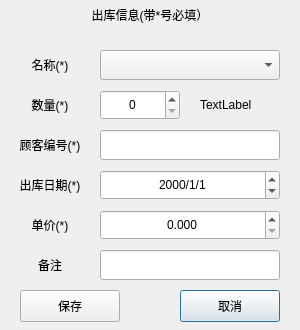
<?xml version="1.0" encoding="UTF-8"?>
<ui version="4.0">
 <class>SaleDialog</class>
 <widget class="QDialog" name="SaleDialog">
  <property name="geometry">
   <rect>
    <x>0</x>
    <y>0</y>
    <width>300</width>
    <height>330</height>
   </rect>
  </property>
  <property name="windowTitle">
   <string>Dialog</string>
  </property>
  <widget class="QLabel" name="label_6">
   <property name="geometry">
    <rect>
     <x>10</x>
     <y>170</y>
     <width>80</width>
     <height>30</height>
    </rect>
   </property>
   <property name="text">
    <string>出库日期(*)</string>
   </property>
   <property name="alignment">
    <set>Qt::AlignCenter</set>
   </property>
  </widget>
  <widget class="QLabel" name="label_10">
   <property name="geometry">
    <rect>
     <x>20</x>
     <y>210</y>
     <width>60</width>
     <height>30</height>
    </rect>
   </property>
   <property name="text">
    <string>单价(*)</string>
   </property>
   <property name="alignment">
    <set>Qt::AlignCenter</set>
   </property>
  </widget>
  <widget class="QSpinBox" name="quantityBox">
   <property name="geometry">
    <rect>
     <x>100</x>
     <y>90</y>
     <width>80</width>
     <height>30</height>
    </rect>
   </property>
   <property name="alignment">
    <set>Qt::AlignCenter</set>
   </property>
   <property name="maximum">
    <number>32767</number>
   </property>
  </widget>
  <widget class="QLineEdit" name="customerEdit">
   <property name="geometry">
    <rect>
     <x>100</x>
     <y>130</y>
     <width>180</width>
     <height>30</height>
    </rect>
   </property>
   <property name="maxLength">
    <number>45</number>
   </property>
  </widget>
  <widget class="QLabel" name="label_5">
   <property name="geometry">
    <rect>
     <x>10</x>
     <y>130</y>
     <width>80</width>
     <height>30</height>
    </rect>
   </property>
   <property name="text">
    <string>顾客编号(*)</string>
   </property>
   <property name="alignment">
    <set>Qt::AlignCenter</set>
   </property>
  </widget>
  <widget class="QPushButton" name="cancelButton">
   <property name="geometry">
    <rect>
     <x>180</x>
     <y>290</y>
     <width>100</width>
     <height>32</height>
    </rect>
   </property>
   <property name="text">
    <string>取消</string>
   </property>
  </widget>
  <widget class="QPushButton" name="saveButton">
   <property name="geometry">
    <rect>
     <x>20</x>
     <y>290</y>
     <width>100</width>
     <height>32</height>
    </rect>
   </property>
   <property name="text">
    <string>保存</string>
   </property>
  </widget>
  <widget class="QLabel" name="label_9">
   <property name="geometry">
    <rect>
     <x>20</x>
     <y>250</y>
     <width>60</width>
     <height>30</height>
    </rect>
   </property>
   <property name="text">
    <string>备注</string>
   </property>
   <property name="alignment">
    <set>Qt::AlignCenter</set>
   </property>
  </widget>
  <widget class="QDateEdit" name="dateEdit">
   <property name="geometry">
    <rect>
     <x>100</x>
     <y>170</y>
     <width>180</width>
     <height>30</height>
    </rect>
   </property>
   <property name="alignment">
    <set>Qt::AlignCenter</set>
   </property>
   <property name="displayFormat">
    <string>yyyy/M/d</string>
   </property>
  </widget>
  <widget class="QLabel" name="label">
   <property name="geometry">
    <rect>
     <x>50</x>
     <y>0</y>
     <width>200</width>
     <height>30</height>
    </rect>
   </property>
   <property name="text">
    <string>出库信息(带*号必填）</string>
   </property>
   <property name="alignment">
    <set>Qt::AlignCenter</set>
   </property>
  </widget>
  <widget class="QLabel" name="label_4">
   <property name="geometry">
    <rect>
     <x>20</x>
     <y>90</y>
     <width>60</width>
     <height>30</height>
    </rect>
   </property>
   <property name="text">
    <string>数量(*)</string>
   </property>
   <property name="alignment">
    <set>Qt::AlignCenter</set>
   </property>
  </widget>
  <widget class="QLabel" name="label_2">
   <property name="geometry">
    <rect>
     <x>20</x>
     <y>50</y>
     <width>60</width>
     <height>30</height>
    </rect>
   </property>
   <property name="text">
    <string>名称(*)</string>
   </property>
   <property name="alignment">
    <set>Qt::AlignCenter</set>
   </property>
  </widget>
  <widget class="QLineEdit" name="nodeEdit">
   <property name="geometry">
    <rect>
     <x>100</x>
     <y>250</y>
     <width>180</width>
     <height>30</height>
    </rect>
   </property>
   <property name="maxLength">
    <number>45</number>
   </property>
  </widget>
  <widget class="QDoubleSpinBox" name="priceBox">
   <property name="geometry">
    <rect>
     <x>100</x>
     <y>210</y>
     <width>180</width>
     <height>30</height>
    </rect>
   </property>
   <property name="alignment">
    <set>Qt::AlignCenter</set>
   </property>
   <property name="decimals">
    <number>3</number>
   </property>
   <property name="maximum">
    <double>9999999.998999999836087</double>
   </property>
  </widget>
  <widget class="QLabel" name="inventoryLabel">
   <property name="geometry">
    <rect>
     <x>200</x>
     <y>90</y>
     <width>80</width>
     <height>30</height>
    </rect>
   </property>
   <property name="text">
    <string>TextLabel</string>
   </property>
  </widget>
  <widget class="QComboBox" name="nameBox">
   <property name="geometry">
    <rect>
     <x>100</x>
     <y>50</y>
     <width>180</width>
     <height>30</height>
    </rect>
   </property>
  </widget>
 </widget>
 <resources/>
 <connections>
  <connection>
   <sender>cancelButton</sender>
   <signal>clicked()</signal>
   <receiver>SaleDialog</receiver>
   <slot>close()</slot>
   <hints>
    <hint type="sourcelabel">
     <x>229</x>
     <y>305</y>
    </hint>
    <hint type="destinationlabel">
     <x>149</x>
     <y>164</y>
    </hint>
   </hints>
  </connection>
 </connections>
</ui>
